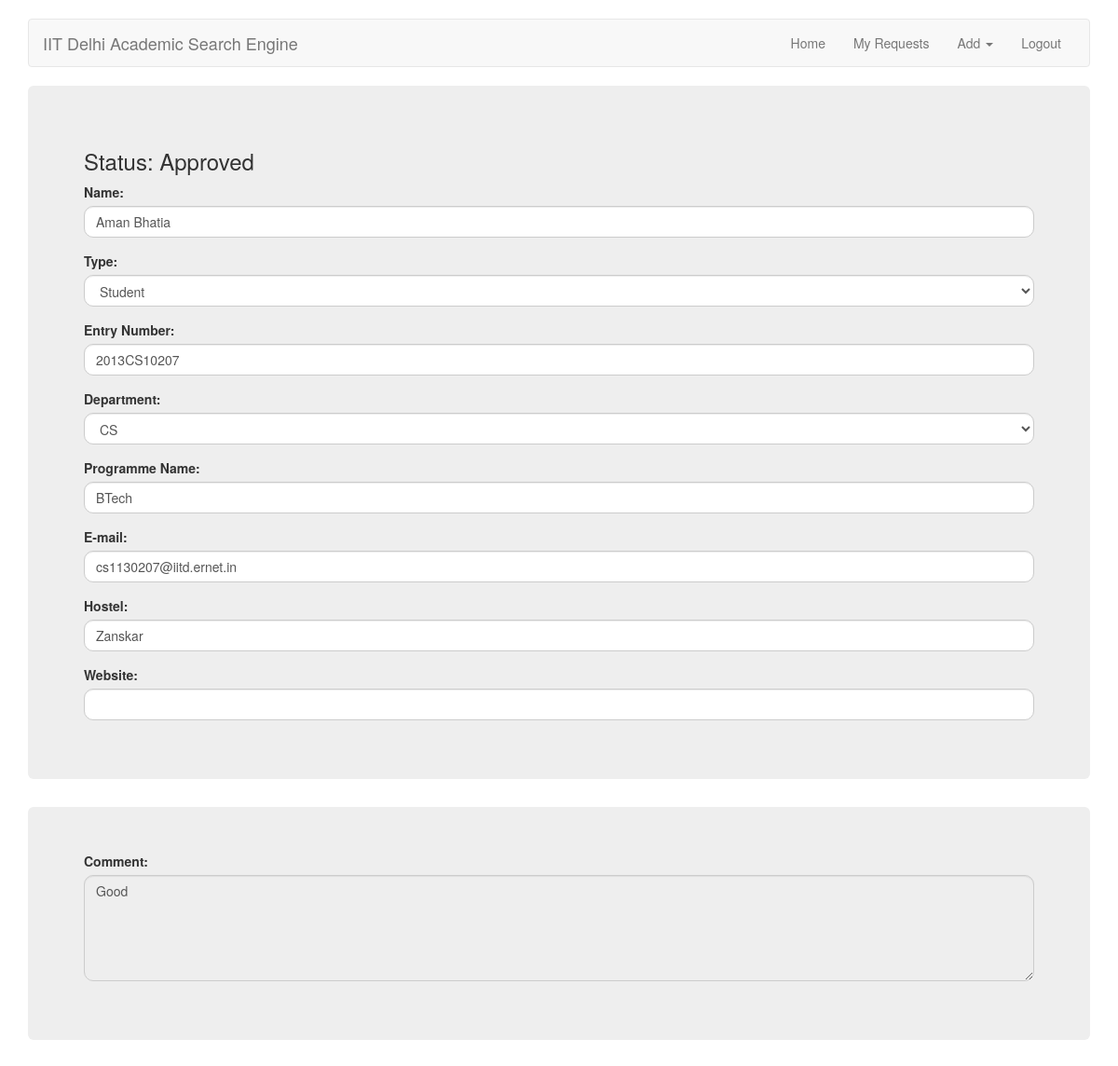
Page /show_request/21/ (signed in) on the committed database.
### ASE/models.py (models this page shows, shortened)
class Request(models.Model):
	user = models.ForeignKey(User, verbose_name="User", related_name="user_requests")
	STATUS_CHOICES = [('Pending', 'Pending'), ('Approved', 'Approved'), ('Rejected', 'Rejected')]
	status = models.CharField(max_length=10, choices=STATUS_CHOICES, verbose_name="Status")
	feedback = models.TextField(max_length=200, verbose_name="Feedback", blank=True)

class Person(models.Model):
	name = models.CharField(max_length=200, verbose_name="Name")
	email = models.EmailField(max_length=254, verbose_name="E-mail")
	website = models.URLField(verbose_name='Website', blank=True, null=True)
	PERSON_TYPES = [(x,x) for x in ['Student', 'Faculty']]
	ptype = models.CharField(max_length=15, choices=PERSON_TYPES, verbose_name="Type")
	DEPARTMENTS = [(x,x) for x in ['CS','EE', 'HU']]
	department = models.CharField(max_length=50, choices=DEPARTMENTS, verbose_name="Department")
	visible = models.BooleanField(default=True, verbose_name="Visible")
	class Meta:
		abstract = True

class Student(Person):
	entryNumber = models.CharField(max_length=11, primary_key=True, verbose_name="Entry Number")
	programmeName = models.CharField(max_length=15, verbose_name="Programme Name")
	hostel = models.CharField(max_length=15, verbose_name="Hostel", blank=True)

### ASE/views.py (the view, shortened to what this page needs)
# urls.py: url(r'^show_request/(?P<requestId>[0-9]+)/$', views.show_request, name='show_request'),
@login_required
def show_request(request, requestId):
    context = {}
    try:
        userRequest = Request.objects.get(pk=requestId)
        context['userRequest'] = userRequest
        context['form'] = get_form_from_user_request(userRequest)
    except Request.DoesNotExist:
        context['error'] = "No request with id %s" % requestId
    return render(request, 'show_request.html', context)

### ASE/forms.py
class StudentForm(forms.ModelForm):
	class Meta:
		model = Student
		fields = ['name', 'ptype', 'entryNumber', 'department', 'programmeName', 'email', 'hostel', 'website']

### ASE/templatetags/tags.py (called while the page is built)
@register.simple_tag
def active_page(request, view_name):
    from django.core.urlresolvers import resolve, Resolver404
    path = resolve(request.path_info)
    if not request:
        return ""
    try:
        return "active" if path.url_name == view_name else ""
    except Resolver404:
        return ""

@register.filter(name='addclass')
def addclass(value, arg):
    return value.as_widget(attrs={'class': arg})

@register.filter(name='is_checkboxes')
def is_checkboxes(form_field_obj):
    return form_field_obj.field.widget.__class__.__name__ == "CheckboxSelectMultiple"

@register.filter(name='has_group')
def has_group(user, group_name):
    try:
        group = Group.objects.get(name=group_name)
    except Group.DoesNotExist:
        return False
    return group in user.groups.all()

### ASE/views.py (called while the page is built)
def get_form_from_user_request(userRequest):
    try:
        form = StudentForm(instance=userRequest.studentrequest.data)
    except Exception as e:
        pass
    try:
        form = FacultyForm(instance=userRequest.facultyrequest.data)
    except Exception as e:
        pass
    try:
        form = CourseRequestForm(instance=userRequest.courserequest.data)
    except Exception as e:
        pass
    try:
        form = ProjectRequestForm(instance=userRequest.projectrequest.data)
    except Exception as e:
        pass
    return form

### ASE/templates/show_request.html (shortened to what this page needs)
{% extends "base.html" %}
{% block content %}
  {% if userRequest %}
    <div class="jumbotron">
      <h3>Status: {{userRequest.status}}</h3>
      {% include 'request_form.html' %}
    </div>
    {% if userRequest.status != 'Pending' %}
      <div class="jumbotron">
        <form class="form">
          <div class="form-group">
          	<label for="comment">Comment:</label>
          	<textarea rows="5" class="form-control" id="comment" readonly>{{userRequest.feedback}}</textarea>
          </div>
        </form>
      </div>
    {% endif %}
  {% else %}
    <p> {{error}} </p>
  {% endif %}
{% endblock %}

### ASE/templates/base.html (shortened to what this page needs)
{% load static %}
{% load tags %}
<!DOCTYPE html>
<html lang="en">
  <head>
    {% block head-css %}
      <link rel="stylesheet" href="https://maxcdn.bootstrapcdn.com/bootstrap/3.3.7/css/bootstrap.min.css">
      <link rel="stylesheet" type="text/css" href="{% static 'css/jumbotron.css' %}" />
      <link rel="stylesheet" type="text/css" href="{% static 'styles.css' %}" />
    {% endblock %}
  </head>
  <body>
    <div class="container">
      {% block header %}
        <nav class="navbar navbar-default">
          <div class="container-fluid">
            <div class="navbar-header">
              <a class="navbar-brand" href="{% url 'home' %}">IIT Delhi Academic Search Engine</a>
            </div>
            <ul class="nav navbar-nav pull-right">
              {% if user.is_authenticated %}
                <li class="{% active_page request 'home' %}"><a href="{% url 'home' %}">Home</a></li>
                <li class="{% active_page request 'my_requests' %}"><a href="{% url 'my_requests' %}">My Requests</a></li>
                <li class="dropdown {% active_page request 'add' %}">
                  <a href="#" class="dropdown-toggle" data-toggle="dropdown">Add <b class="caret"></b></a>
                </li>
                <li class="{% active_page request 'logout' %}"><a href="{% url 'logout' %}">Logout</a></li>
              {% endif %}
            </ul>
          </div>
        </nav>
      {% endblock %}
    </div>
    <div class="container">
      {% block content %}{% endblock %}
    </div>
  </body>
</html>

### ASE/templates/request_form.html
{% load tags %}
<form class="form">
{% for field in form.visible_fields %}
  <div class="form-group">
    {{field.label_tag}}
    {% if field|is_checkboxes %}
      <div class="form-group">
        {% for checkbox in field %}
          <div class="checkbox">
            {{ checkbox.tag }} {{ checkbox.choice_label }}
          </div>
        {% endfor %}
      </div>
    {% else %}
      {{field|addclass:'form-control'}}
    {% endif %}
  </div>
{% endfor %}
</form>

### ASE/static/css/jumbotron.css (style rules this page uses)
body { padding-top: 2rem; }

### ASE/static/styles.css (style rules this page uses)
.form-control { border-radius: 10px; }

### rows in the picture
Request: status "Approved", feedback "Good"
Student: visible_fields "Aman Bhatia" "Student" "2013CS10207" "CS" "BTech" "cs1130207@iitd.ernet.in" "Zanskar"

### other values in the picture
{{ field.label_tag }} "Name:" "Type:" "Entry Number:" "Department:" "Programme Name:" "E-mail:" "Hostel:" "Website:"
